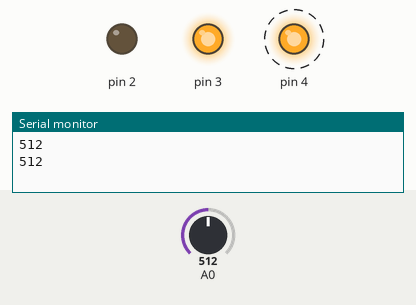
This sketch was run on a simulated Arduino Uno, built with avr-gcc and run on an emulated ATmega328P. On the bench: output pins drawn as LEDs (lit = HIGH), the last lines printed to the serial monitor. Dashed ring = blinking. Inputs (shaded band) come from the test bench; at power-on: A0 = 512.

Above: at 2.8 s.
2.9 s: A0 set to 142
6.4 s: A0 set to 121
At 9.2 s:
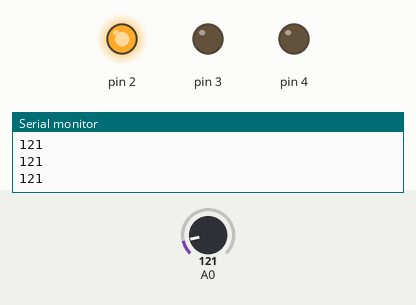
9.5 s: A0 set to 140
At 11.3 s:
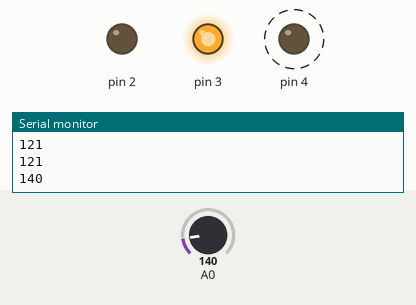
15.5 s: A0 set to 122
At 16.5 s:
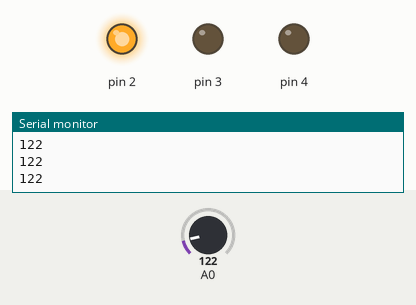
Timing chart, 0 to 18.5 s (numbered marks = the images above; inputs shaded):
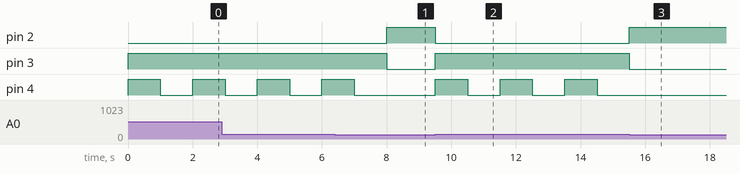

Measured:
- the behaviour switches between 131 and 130 on A0 (found by bisection; images 0 and 1)
- after the input at 6.4 s, pin 2: LOW → HIGH after 1.6 s; pin 3: HIGH → LOW after 1.6 s; pin 4: goes on until 7.0 s, then stays LOW
- after the input at 9.5 s, pin 2: HIGH → LOW at once; pin 3: LOW → HIGH at once; pin 4: alternates HIGH for 1.0 s and LOW for 1.0 s, starting at once
- after the input at 15.5 s, pin 2: LOW → HIGH at once; pin 3: HIGH → LOW at once; pin 4: stops changing and stays LOW
- by itself, pin 4: alternates HIGH for 1.0 s and LOW for 1.0 s

The sketch:

Alcohol_Detection.ino
```cpp
int gas=0;
 void setup() {
  pinMode(A0,INPUT);
  pinMode(2,OUTPUT);
  pinMode(3,OUTPUT);
  pinMode(4,OUTPUT);
  Serial.begin(9600);
}

void loop() {
  gas=analogRead(A0);
  Serial.println(gas);

if (gas> 130 ){          //valor mazimo 360 | valor minimo 92
  digitalWrite(3,HIGH);
  digitalWrite(2,LOW);

  digitalWrite(4,HIGH);
  delay(1000);
  digitalWrite(4,LOW);
  delay(1000);
}
else{
  digitalWrite(3,LOW);
  digitalWrite(2,HIGH);

  digitalWrite(4,LOW);
}
}
```
